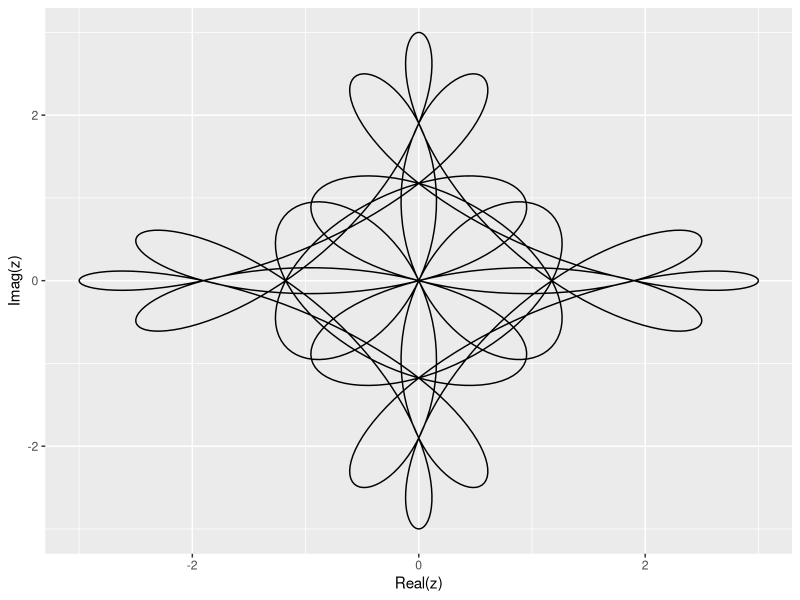

Write R code to recreate this figure.
## ---- chunk 1
library(tibble)

spiro <- function(n1,n2,n3) {
  t <- seq(0,1,length.out=1000)
  z <- exp(1i*2*pi*n1*t) + exp(1i*2*pi*n2*t) + exp(1i*2*pi*n3*t)
  result <- tibble(x=Re(z),y=Im(z))
  return (result)
}

result <- spiro(13,-7,-3)
result
## ---- chunk 2
#| echo: false

library(ggplot2)

ggplot(data=result,aes(x=x,y=y)) +
    geom_path() +
    xlab("Real(z)") +
    ylab("Imag(z)")
